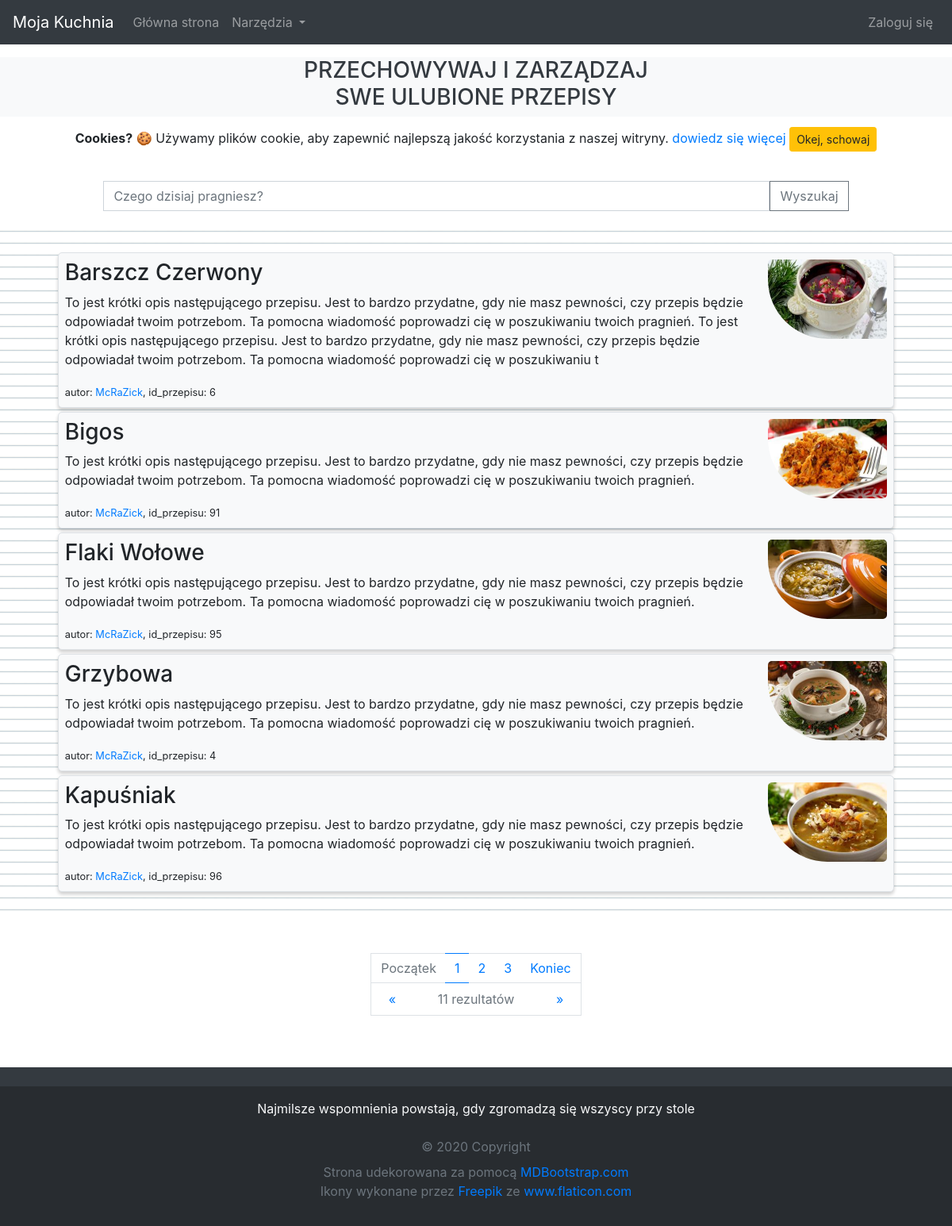
The page / on the database its author committed.
### recipes/models.py (models this page shows, shortened)
class Recipe(models.Model):
	title 		= models.CharField(max_length=100, verbose_name= _('Tytuł przepisu'))
	author		= models.ForeignKey(User, on_delete=models.CASCADE, verbose_name= _('Autor'))
	image 		= models.ImageField(default='default_recipe.jpg', upload_to='recipe_pics', verbose_name= _('Wprowadź Obraz'))
	description = models.TextField(max_length=400, blank=True, verbose_name= _('Krutka deskrypcja przepisu'))
	method 		= models.TextField(max_length=10000, blank=True, verbose_name= _('Wprowadź instrukcję sukcesywnego wykonania produktu'))

### recipes/views.py (the view)
# urls.py: path('', RecipeListView.as_view(), name='recipes-home'),
class RecipeListView(ListView):
	model = Recipe
	template_name = 'recipes/home.html' # <app>/<model>_<viewtype>.html
	context_object_name = 'recipes'
	ordering = [F('title').asc(nulls_last=True)]
	paginate_by = 5

### recipes/templates/recipes/home.html
{% extends "recipes/base.html" %}
{% load recipes_extras %}
{% block content %}
  {% load static %}
  <form class="form-inline my-4 d-flex justify-content-center">
  	<input class="form-control" type="search" placeholder="Czego dzisiaj pragniesz?" aria-label="Search" style="border-radius:0; width:70%">
  	<button class="btn btn-outline-secondary" type="submit" style="border-radius: 0">Wyszukaj</button>
  </form>
  <div id="recipes" class="mt-4 mb-5 pt-4 pb-4" style="background-image: url('{% static 'recipes/img/background_notepad.png' %}'); background-size: 15px 15px">
  	<center class="container recipe-container">
  	  {% if recipes %}
  	    {% for recipe in recipes %}
  	      <div class="border m-1 btn-light p-2 recipe-container" onclick="$(this).fadeOut(500); setTimeout(function(){window.location='{% url 'recipe-detail' recipe.id %}'}, 500)" style="overflow: auto; border-radius: 5px">
  	      	<article>
  	      	  <img class="float-right" width="150px" height="100px" style="border-radius: 5px 5px 5px 75px" src="{{ recipe.image.url }}">
  	      	  <h3>{{ recipe.title }}</h3>
  	      	  <p>{{ recipe.description }}</p>
  	      	  <small>
  	      	    autor: <a href="{% url 'user-recipes' recipe.author.username %}">{{ recipe.author }}</a>,
  	      	    id_przepisu: {{ recipe.id }}
  	      	  </small>
  	      	</article>
  	      </div>
  	    {% endfor %}
  	  {% else %}
  	    <div class="d-flex justify-content-center text-light p-5 text-center">
  	      <h2>Sorry but no recipes are to be found</h2>
  	    </div>
  	  {% endif %}
  	</center>
  </div>
  {% if is_paginated %}
    <center class="pagination justify-content-center">
      <nav id="home-pagination" aria-label="Page navigation example">
      	<div>
      	  <ul class="pagination pagination-circle pg-blue mb-0">
      	  	<li class="page-item {% if not page_obj.has_previous %}disabled{% endif %}">
      	  	  <a class="page-link" style="border-right: 0" aria-label="First" href="{% if page_obj.has_previous %}?page=1{% else %}#{% endif %}">
	            Początek
	          </a>
	        </li>
	        {% for num in page_obj.paginator.page_range %}
	          {% if page_obj.number == num %}
	            <li class="page-item active">
	              <a class="page-link page-link-active-fancy" href="?page={{ num }}">
	              	{{ num }}
	              </a>
	            </li>
	          {% elif num > page_obj.number|add:'-3' and num < page_obj.number|add:'3' %}
	            <li class="page-item">
	              <a class="page-link page-link-fancy" href="?page={{ num }}">
	              	{{ num }}
	              </a>
	            </li>
	          {% endif %}
	        {% endfor %}
	        <li class="page-item {% if not page_obj.has_next %}disabled{% endif %}">
	          <a class="page-link" style="border-left: 0" aria-label="Last" href="{% if page_obj.has_next %}?page={{ page_obj.paginator.num_pages }}{% else %}#{% endif %}">
	          	Koniec
	          </a>
	        </li>
	      </ul>
	    </div>
	    <div name="page-flip">
	      <a style="border-right: 0" class="{% if not page_obj.has_previous %}disabled{% endif %}" aria-label="Previous" href="{% if page_obj.has_previous %}?page={{ page_obj.previous_page_number }}{% else %}#{% endif %}">
	      	<span aria-hidden="true">&laquo;</span>
	      </a>
	      <a style="width: 60%; border-left: 0; border-right: 0; color: #6c757d; cursor: default">
	      	<span id="search-result-counter">{{ page_obj.paginator.count }}</span>
	      	  rezultatów
	      </a>
	      <a style="border-left: 0" class="{% if not page_obj.has_next %}disabled{% endif %}" aria-label="Next" href="{% if page_obj.has_next %}?page={{ page_obj.next_page_number }}{% else %}#{% endif %}">
	      	<span aria-hidden="true">&raquo;</span>
	      </a>
	    </div>
      </nav>
    </center>
  {% endif %}
{% endblock content %}

### recipes/templates/recipes/base.html (shortened to what this page needs)
{% load static %}
<!DOCTYPE html>
<html lang="pl">
<head>
  <link rel="stylesheet" href="https://maxcdn.bootstrapcdn.com/bootstrap/4.0.0/css/bootstrap.min.css">
  <link rel="stylesheet" type="text/css" href="{% static 'recipes/css/main.css' %}">
  <link rel="stylesheet" type="text/css" href="{% static 'recipes/css/home.css' %}">
  <link rel="stylesheet" type="text/css" href="{% static 'recipes/css/recipe_detail.css' %}">
  <link rel="stylesheet" type="text/css" href="{% static 'recipes/css/recipe_form.css' %}">
</head>
<body>
  <header class="site-header fixed-top">
  	<nav class="navbar navbar-expand-lg navbar-dark bg-dark fixed-top">
      <a class="navbar-brand" href="#">Moja Kuchnia</a>
      <div class="collapse navbar-collapse" id="navbarSupportedContent">
        <ul class="navbar-nav mr-auto">
          <li class="nav-item">
            <a class="nav-link" href="{% url 'recipes-home' %}">Główna strona <span class="sr-only">(current)</span></a>
          </li>
          <li class="nav-item dropdown">
            <a class="nav-link dropdown-toggle" href="#" id="navbarDropdown" role="button" data-toggle="dropdown" aria-haspopup="true" aria-expanded="false">
              Narzędzia
		        </a>
          </li>
        </ul>
        <ul class="navbar-nav ml-auto">
          <li class="nav-item">
          	{% if user.is_authenticated %}
          	  <a class="nav-link" href="{% url 'profile' %}">Mój Profil <span class="sr-only">(current)</span></a>
          	{% else %}
          	  <a class="nav-link" href="{% url 'login' %}">Zaloguj się <span class="sr-only">(current)</span></a>
          	{% endif %}
          </li>
        </ul>
      </div>
    </nav>
  </header>
  <br/><br/>
  <div id="base-banner" class="d-flex justify-content-center mt-4 text-center text-dark bg-light">
  	<h3 class="h3-mobile">PRZECHOWYWAJ I ZARZĄDZAJ<br/>SWE ULUBIONE PRZEPISY</h3>
  </div>
  <div id="cookieConsent" style="display:none" class="alert text-center cookiealert" role="alert">
    <b>Cookies?</b> &#x1F36A; Używamy plików cookie, aby zapewnić najlepszą jakość korzystania z naszej witryny. <a href="https://wszystkoociasteczkach.pl/polityka-cookies/" target="_blank">dowiedz się więcej</a>
    <button type="button" class="btn btn-warning btn-sm acceptcookies" aria-label="Close">
      Okej, schowaj
    </button>
  </div>
  {% block content %}{% endblock %}
  <footer class="footer font-small bg-dark pt-4">
  	<section class="footer-copyright py-3" style="background-color: #282c30">
	  <ul class="mb-4 text-light text-center container">
	  	<span>
	  	  Najmilsze wspomnienia powstają, gdy zgromadzą się wszyscy przy stole
	  	</span>
	  </ul>
	  <ul class="container list-inline text-center text-secondary">
	  	<li class="mb-2">
	  	  © 2020 Copyright
	  	</li>
	  	<li>
	  	  Strona udekorowana za pomocą
	  	  <a href="https://mdbootstrap.com/education/bootstrap/" target="_blank"> MDBootstrap.com</a>
	  	</li>
	  	<li>
	  	  Ikony wykonane przez
	  	  <a href="https://www.flaticon.com/authors/freepik" title="Freepik">Freepik</a> ze <a href="https://www.flaticon.com/" title="Flaticon">www.flaticon.com</a>
	  	</li>
	  </ul>
	</section>
  </footer>
</body>
</html>

### recipes/static/recipes/css/main.css (style rules this page uses)
html { scroll-behavior: smooth; position: relative; min-height: 100% }
body { margin-bottom: 240px }
.footer { position: absolute; width: 100%; bottom: 0px; left: 0 }
#recipes div, div.container { width: 95%; text-align: left }
.recipe-container > div { box-shadow: 0 2px 4px 0 rgba(0, 0, 0, 0.1), 0 4px 4px 0 rgba(0, 0, 0, 0.1); margin-bottom: 5px !important }

### recipes/static/recipes/css/home.css (style rules this page uses)
#home-pagination { padding-bottom: 25px }
#home-pagination div a { border-radius: 0 }
#home-pagination div[name="page-flip"] a { border: 1px solid #dee2e6; background-color: #fff; text-decoration: none; padding: .5rem .75rem; text-align: center; cursor: pointer; border-top: 0; float: left; width: 20% }
#home-pagination div ul li a.page-link-fancy { border-left: 0; border-right: 0 }
#home-pagination div ul li a.page-link-active-fancy { border-left: 0; border-right: 0; color: #007bff; background-color: #fff }

### rows shown on the page
Recipe: image (picture), title "Barszcz Czerwony", description "To jest krótki opis następującego przepisu. Jest to bardzo przydatne, gdy nie masz pewności, czy przepis będzie odpowiadał twoim potrzebom. Ta pomocna wiadomość poprowadzi cię w poszukiwaniu twoich pragnień. To jest krótki opis następującego przepisu. Jest to bardzo przydatne, gdy nie masz pewności, czy przepis będzie odpowiadał twoim potrzebom. Ta pomocna wiadomość poprowadzi cię w poszukiwaniu t", author "McRaZick", id "6"
Recipe: image (picture), title "Bigos", description "To jest krótki opis następującego przepisu. Jest to bardzo przydatne, gdy nie masz pewności, czy przepis będzie odpowiadał twoim potrzebom. Ta pomocna wiadomość poprowadzi cię w poszukiwaniu twoich pragnień.", author "McRaZick", id "91"
Recipe: image (picture), title "Flaki Wołowe", description "To jest krótki opis następującego przepisu. Jest to bardzo przydatne, gdy nie masz pewności, czy przepis będzie odpowiadał twoim potrzebom. Ta pomocna wiadomość poprowadzi cię w poszukiwaniu twoich pragnień.", author "McRaZick", id "95"
Recipe: image (picture), title "Grzybowa", description "To jest krótki opis następującego przepisu. Jest to bardzo przydatne, gdy nie masz pewności, czy przepis będzie odpowiadał twoim potrzebom. Ta pomocna wiadomość poprowadzi cię w poszukiwaniu twoich pragnień.", author "McRaZick", id "4"
Recipe: image (picture), title "Kapuśniak", description "To jest krótki opis następującego przepisu. Jest to bardzo przydatne, gdy nie masz pewności, czy przepis będzie odpowiadał twoim potrzebom. Ta pomocna wiadomość poprowadzi cię w poszukiwaniu twoich pragnień.", author "McRaZick", id "96"

### other values the page prints
{{ num }} "1"
{{ num }} "2" "3"
{{ page_obj.paginator.count }} "11"
